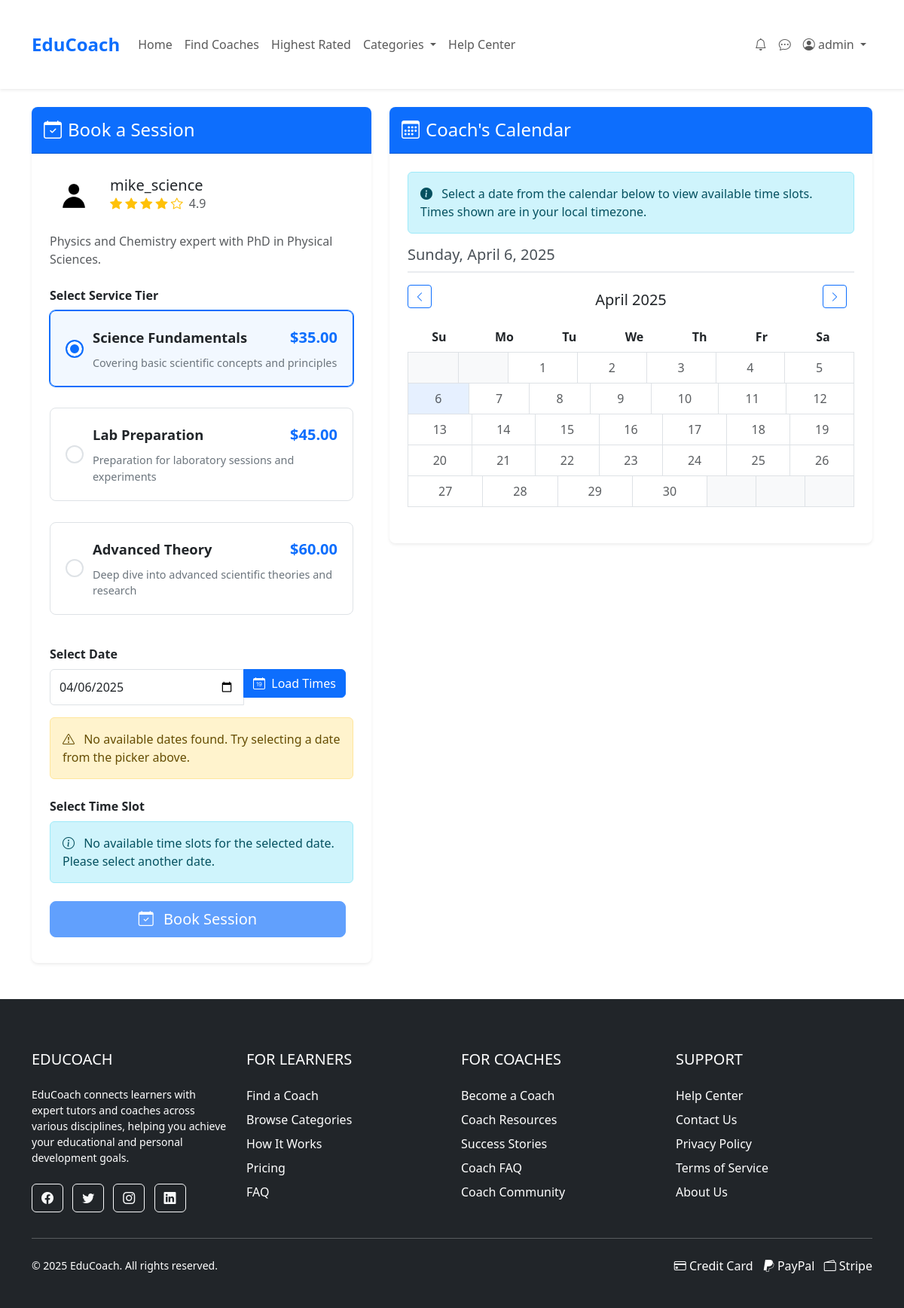
The app's page /pages/book.php?coach_id=3&tier_id=7 (signed in) with its own data.
### tables this page shows
CREATE TABLE Coaches (
    coach_id INT PRIMARY KEY AUTO_INCREMENT,
    user_id INT,
    headline VARCHAR(255),  
    about_me TEXT,  
    experience VARCHAR(50),  
    hourly_rate DECIMAL(8,2),  
    video_url VARCHAR(255),  
    rating DECIMAL(3,2) DEFAULT 0,
    created_at TIMESTAMP DEFAULT CURRENT_TIMESTAMP,
    FOREIGN KEY (user_id) REFERENCES Users(user_id) ON DELETE CASCADE
);

CREATE TABLE Users (
    user_id INT PRIMARY KEY AUTO_INCREMENT,
    username VARCHAR(50) NOT NULL,
    email VARCHAR(100) NOT NULL UNIQUE,
    password_hash VARCHAR(255) NOT NULL,
    user_type ENUM('regular', 'business', 'admin') DEFAULT 'regular',
    profile_image VARCHAR(255),
    bio TEXT,
    created_at TIMESTAMP DEFAULT CURRENT_TIMESTAMP,
    is_banned BOOLEAN DEFAULT FALSE,
    reset_token VARCHAR(64) DEFAULT NULL,
    reset_expires DATETIME DEFAULT NULL,
    last_login DATETIME DEFAULT NULL
);

CREATE TABLE ServiceTiers (
    tier_id INT PRIMARY KEY AUTO_INCREMENT,
    coach_id INT,
    name VARCHAR(50) NOT NULL,
    description TEXT,
    price DECIMAL(8,2) NOT NULL,
    FOREIGN KEY (coach_id) REFERENCES Coaches(coach_id) ON DELETE CASCADE
);

### pages/book.php (the view, shortened to what this page needs)
<?php
require __DIR__ . '/../includes/db_connection.php';
$selected_coach_id = $_GET['coach_id'] ?? null;
$selected_tier_id = $_GET['tier_id'] ?? null;
$selected_date = $_GET['date'] ?? date('Y-m-d');
$coach_details = null;
$available_time_slots = [];
try {
    if ($selected_coach_id) {
        $stmt = $pdo->prepare("
            SELECT c.*, u.username as coach_name, u.email, u.bio
            FROM Coaches c
            JOIN Users u ON c.user_id = u.user_id
            WHERE c.coach_id = ?
        ");
        $stmt->execute([$selected_coach_id]);
        $coach_details = $stmt->fetch(PDO::FETCH_ASSOC);
    }
    if ($selected_coach_id) {
        $stmt = $pdo->prepare("
            SELECT * FROM ServiceTiers
            WHERE coach_id = ?
            ORDER BY price ASC
        ");
        $stmt->execute([$selected_coach_id]);
        $service_tiers = $stmt->fetchAll(PDO::FETCH_ASSOC);
    }
    if ($selected_coach_id && $selected_date) {
        $date_start = $selected_date . ' 00:00:00';
        $date_end = $selected_date . ' 23:59:59';
        $stmt = $pdo->prepare("
            SELECT * FROM CoachTimeSlots
            WHERE coach_id = ?
            AND start_time BETWEEN ? AND ?
            AND status = 'available'
            ORDER BY start_time ASC
        ");
        $stmt->execute([$selected_coach_id, $date_start, $date_end]);
        $available_time_slots = $stmt->fetchAll(PDO::FETCH_ASSOC);
    }
} catch (Exception $e) {
    if (isset($pdo) && $pdo->inTransaction()) {
        $pdo->rollBack();
    }
    $error = 'Error: ' . $e->getMessage();
}
$available_dates = [];
if ($selected_coach_id) {
    $stmt = $pdo->prepare("
        SELECT DISTINCT DATE(start_time) as date
        FROM CoachTimeSlots
        WHERE coach_id = ?
        AND status = 'available'
        AND start_time > NOW()
        ORDER BY date ASC
        LIMIT 30
    ");
    $stmt->execute([$selected_coach_id]);
    $available_dates = $stmt->fetchAll(PDO::FETCH_COLUMN);
}
include __DIR__ . '/../includes/header.php';
?>
<div class="container py-4">
    <div class="row g-4">
        <div class="col-lg-5">
            <div class="card shadow-sm border-0 rounded-3 mb-4">
                <div class="card-header bg-primary text-white py-3">
                    <h4 class="card-title mb-0"><i class="bi bi-calendar-check me-2"></i>Book a Session</h4>
                </div>
                <div class="card-body p-4">
                    <?php if ($coach_details): ?>
                        <div class="mb-4">
                            <div class="d-flex align-items-center mb-3">
                                <?php
                                $profile_image = '/assets/images/profiles/default.jpg';
                                ?>
                                <img src="<?= $profile_image ?>" alt="<?= htmlspecialchars($coach_details['coach_name']) ?>"
                                     class="rounded-circle me-3" style="width: 64px; height: 64px; object-fit: cover;">
                                <div>
                                    <h5 class="mb-0"><?= htmlspecialchars($coach_details['coach_name']) ?></h5>
                                    <div class="text-warning mb-1">
                                        <?php for ($i = 1; $i <= 5; $i++): ?>
                                            <?php if ($i <= floor($coach_details['rating'])): ?>
                                                <i class="bi bi-star-fill"></i>
                                            <?php elseif ($i - 0.5 == $coach_details['rating']): ?>
                                                <i class="bi bi-star-half"></i>
                                            <?php else: ?>
                                                <i class="bi bi-star"></i>
                                            <?php endif; ?>
                                        <?php endfor; ?>
                                        <span class="text-muted ms-1"><?= number_format($coach_details['rating'], 1) ?></span>
                                    </div>
                    </div>
                            </div>
                            <p class="text-muted"><?= htmlspecialchars(substr($coach_details['bio'] ?? '', 0, 150)) ?><?= strlen($coach_details['bio'] ?? '') > 150 ? '...' : '' ?></p>
                </div>
                        <form method="POST" id="bookingForm">
                            <div class="mb-4">
                                <label class="form-label fw-bold">Select Service Tier</label>
                                <?php if (empty($service_tiers)): ?>
                                    <p class="text-danger">This coach has no service tiers available.</p>
                                <?php else: ?>
                                    <div class="service-tiers-wrapper">
                                        <?php foreach ($service_tiers as $tier): ?>
                                            <div class="service-tier-card mb-3">
                                                <label class="service-tier-card-label" for="tier_<?= $tier['tier_id'] ?>">
                                                    <div class="tier-card-content">
                                                        <div class="tier-header">
                                                            <h5 class="tier-title"><?= htmlspecialchars($tier['name']) ?></h5>
                                                            <div class="tier-price">$<?= number_format($tier['price'], 2) ?></div>
                                                        </div>
                                                        <div class="tier-description">
                                                            <?= htmlspecialchars($tier['description']) ?>
                                                        </div>
                                                    </div>
                                                </label>
                                            </div>
                                        <?php endforeach; ?>
                                    </div>
                                <?php endif; ?>
                            </div>
                            <div class="mb-4">
                                <label class="form-label fw-bold">Select Date</label>
                                <div class="input-group mb-3">
                                    <input type="date" class="form-control" id="date-picker"
                                           value="<?= $selected_date ?>"
                                           min="<?= date('Y-m-d') ?>">
                                    <button type="button" class="btn btn-primary" id="load-date-btn">
                                        <i class="bi bi-calendar-date me-1"></i> Load Times
                                    </button>
                                </div>
                                <?php if (!empty($available_dates)): ?>
                                    <label class="form-label">Quick Select:</label>
                                    <div class="d-flex flex-wrap gap-2 mb-3">
                                        <?php
                                        $dates_to_show = array_slice($available_dates, 0, 5);
                                        foreach ($dates_to_show as $date):
                                            $formatted_date = date('M j', strtotime($date));
                                            $day_of_week = date('D', strtotime($date));
                                            $is_selected = ($date == $selected_date);
                                            $is_today = ($date == date('Y-m-d'));
                                        ?>
                                            <a href="?coach_id=<?= $selected_coach_id ?>&tier_id=<?= $selected_tier_id ?>&date=<?= $date ?>"
                                               class="btn <?= $is_selected ? 'btn-primary' : 'btn-outline-primary' ?> <?= $is_today ? 'border-2' : '' ?>">
                                                <small class="d-block"><?= $day_of_week ?></small>
                                                <strong><?= $formatted_date ?></strong>
                                                <?php if ($is_today): ?><span class="badge bg-info text-white">Today</span><?php endif; ?>
                                            </a>
                            <?php endforeach; ?>
                                    </div>
                                <?php else: ?>
                                    <div class="alert alert-warning">
                                        <i class="bi bi-exclamation-triangle me-2"></i>
                                        No available dates found. Try selecting a date from the picker above.
                                    </div>
                                <?php endif; ?>
                            </div>
                            <div class="mb-4">
                                <label class="form-label fw-bold">Select Time Slot</label>
                                <?php if (empty($available_time_slots)): ?>
                                    <div class="alert alert-info">
                                        <i class="bi bi-info-circle me-2"></i>
                                        No available time slots for the selected date. Please select another date.
                                    </div>
                        <?php endif; ?>
                    </div>
                            <div class="d-grid">
                                <button type="submit" id="book-submit-btn" class="btn btn-primary btn-lg"
                                        <?= (empty($service_tiers) || empty($available_time_slots)) ? 'disabled' : '' ?>>
                                    <i class="bi bi-calendar-check me-2"></i> Book Session
                                </button>
                            </div>
                </form>
                    <?php endif; ?>
                </div>
            </div>
        </div>
        <div class="col-lg-7">
            <div class="card shadow-sm border-0 rounded-3">
                <div class="card-header bg-primary text-white py-3">
                    <h4 class="card-title mb-0"><i class="bi bi-calendar3 me-2"></i>Coach's Calendar</h4>
                </div>
                <div class="card-body p-4">
                    <div class="alert alert-info">
                        <i class="bi bi-info-circle-fill me-2"></i>
                        Select a date from the calendar below to view available time slots.
                        Times shown are in your local timezone.
                    </div>
                    <h5 class="mb-3 date-heading">
                        <?= ($selected_date) ? date('l, F j, Y', strtotime($selected_date)) : 'Select a date' ?>
                    </h5>
                    <div id="mini-calendar" class="mb-4"></div>
                </div>
            </div>
        </div>
    </div>
</div>
<?php include __DIR__ . '/../includes/footer.php'; ?>

### assets/css/styles.css (style rules this page uses)
body { font-family: 'Arial', sans-serif; color: #333; line-height: 1.6; }
.card { border-radius: 8px; overflow: hidden; transition: transform 0.3s, box-shadow 0.3s; }
.btn-primary { background-color: #0d6efd; border-color: #0d6efd; }
.container { max-width: 1200px; margin: 0 auto; padding: 20px; }
.btn { margin-right: 10px; margin-bottom: 10px; }

### pages/book.php (style rules this page uses)
.date-heading { color: #495057; border-bottom: 2px solid #e9ecef; padding-bottom: 10px; }
.service-tiers-wrapper { display: flex; flex-direction: column; gap: 0.75rem; }
.service-tier-card { position: relative; margin: 0; }
.service-tier-card-label { display: block; width: 100%; border: 1px solid #dee2e6; border-radius: 0.5rem; padding: 0; margin: 0; cursor: pointer; overflow: hidden; transition: all 0.2s ease; }
.tier-card-content { position: relative; padding: 1.25rem 1.25rem 1.25rem 3.5rem; }
.tier-card-content:before { content: ''; position: absolute; left: 1.25rem; top: 50%; transform: translateY(-50%); width: 1.5rem; height: 1.5rem; border: 2px solid #dee2e6; border-radius: 50%; background-color: #fff; transition: all 0.2s ease; }
.service-tier-input:checked + .service-tier-card-label { border-color: var(--bs-primary); box-shadow: 0 0 0 1px var(--bs-primary); background-color: rgba(var(--bs-primary-rgb), 0.05); }
.service-tier-input:checked + .service-tier-card-label .tier-card-content:before { border-color: var(--bs-primary); background-color: var(--bs-primary); box-shadow: inset 0 0 0 0.25rem #fff; }
.tier-header { display: flex; justify-content: space-between; align-items: center; margin-bottom: 0.5rem; }
.tier-title { margin: 0; font-size: 1.15rem; font-weight: 600; color: #212529; }
.tier-price { font-size: 1.25rem; font-weight: 700; color: var(--bs-primary); }
.tier-description { color: #6c757d; font-size: 0.9rem; }

### records on screen
coaches: user.username "mike_science", rating "4.9", user.bio "Physics and Chemistry expert with PhD in Physical Sciences."
servicetiers: name "Science Fundamentals", price "35.00", description "Covering basic scientific concepts and principles"
servicetiers: name "Lab Preparation", price "45.00", description "Preparation for laboratory sessions and experiments"
servicetiers: name "Advanced Theory", price "60.00", description "Deep dive into advanced scientific theories and research"

### other values on screen
$_SESSION['username'] "admin"
